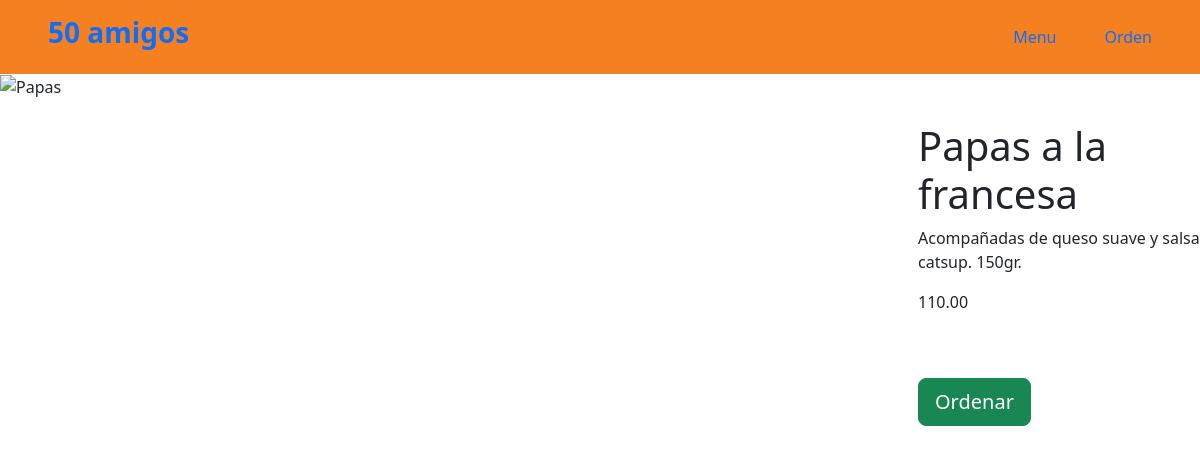
The page /menu/Entradas/3/ on the database its author committed.
### RestaurantApp/models.py (models this page shows, shortened)
class Menu(models.Model):
    name = models.CharField(max_length=200, unique=True)
    description = models.TextField(blank=True)
    price = models.DecimalField(max_digits=6, decimal_places=2)
    category = models.ForeignKey(Categories, on_delete=models.CASCADE)

### RestaurantApp/views.py (the view)
# urls.py: path('menu/<str:category_id>/<int:item_id>/', views.menu_item_detail, name='item_details'),
def menu_item_detail(request, category_id, item_id):
    item = get_object_or_404(Menu, pk=item_id)
    return render(request, 'item_detail.html', {
        'item': item,
    })

### RestaurantApp/models.py (called while the page is built)
    def __str__(self) -> str:
        return self.name

### RestaurantApp/templates/item_detail.html (shortened to what this page needs)
{% extends 'base.html' %}
{% block content %}
<div class="row h-screen">
<div class="col">
    <img src="https://images.unsplash.com/photo-1482049016688-2d3e1b311543?ixlib=rb-4.0.3&ixid=M3wxMjA3fDB8MHxwaG90by1wYWdlfHx8fGVufDB8fHx8fA%3D%3D&auto=format&fit=crop&w=710&q=80"
    alt={{item.name}}
    class="w-100"
    >
</div>
<div class="col-3 mt-5 d-flex flex-column">
    <h1 class="fs-1">{{item.name}}</h1>
    <p>{{item.description}}</p>
    <p>{{item.price}}</p>
    <div class="mt-5">
        <form action="{% url 'item_add' item.category item.id %}" method="post">
            <button class="btn btn-success btn-lg" type="submit">
                Ordenar
            </button>
        </form>
    </div>
</div>
</div>
{% endblock %}

### static/global.css (style rules this page uses)
html { font-family: 'Raleway', sans-serif !important; }

### rows shown on the page
Menu: name "Papas a la francesa", description "Acompañadas de queso suave y salsa catsup. 150gr.", price "110.00"
